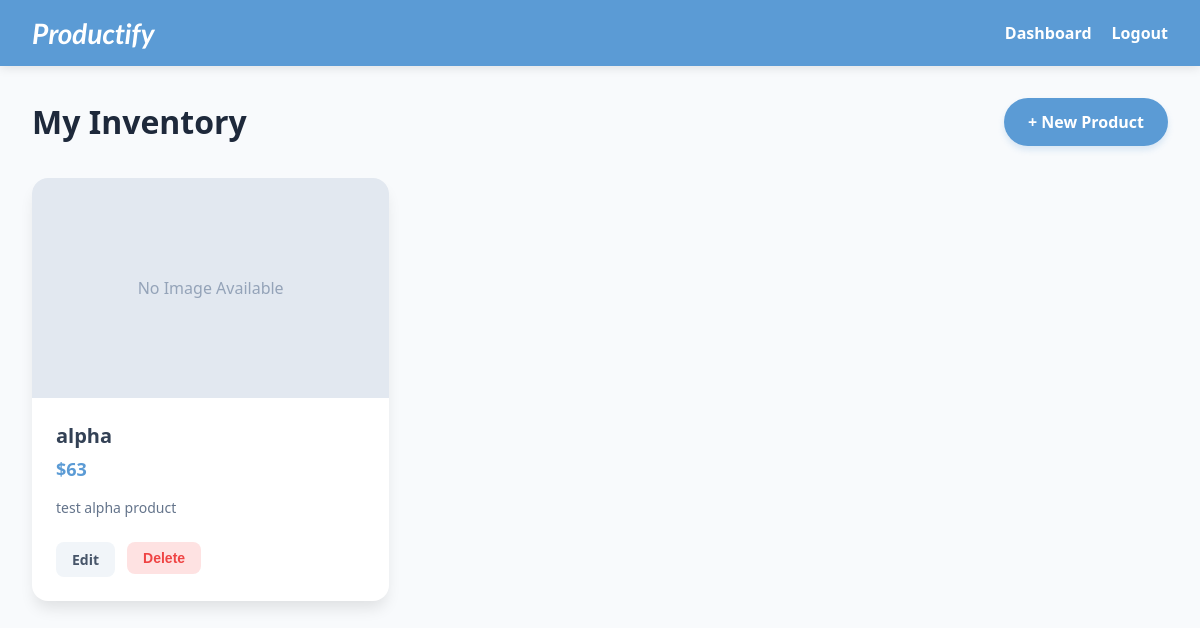
Before: /my_products/ (signed in) with the older database file.
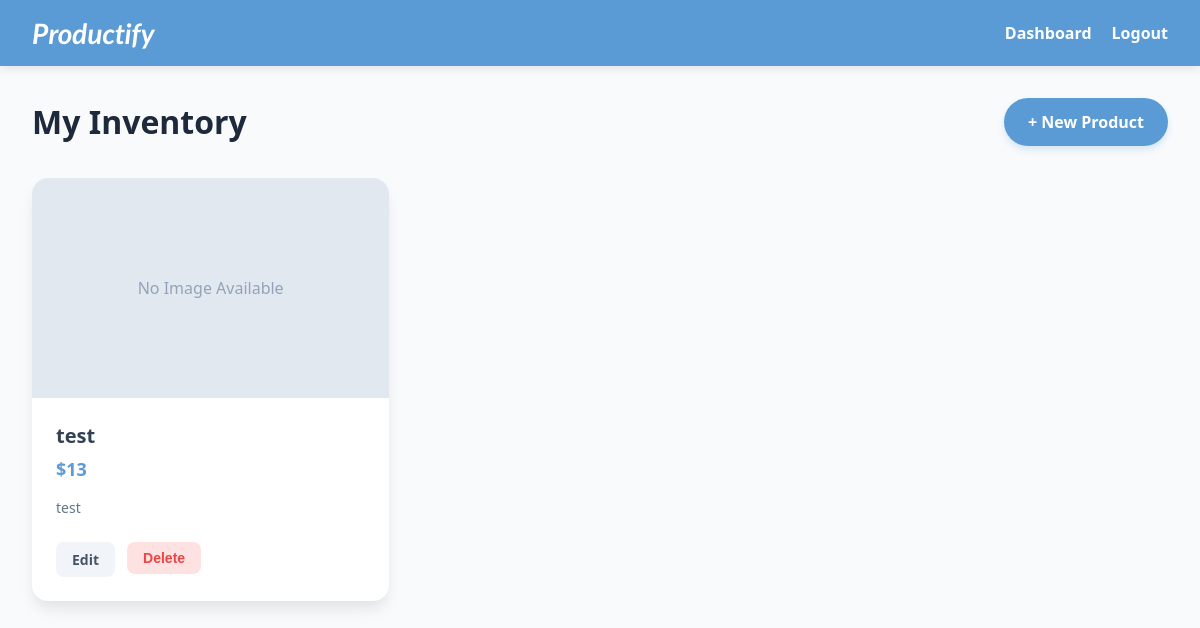
After: the same page with the newer database file.
### products/models.py (models this page shows, shortened)
class Product(models.Model):
    owner = models.ForeignKey(User, on_delete=models.CASCADE)
    name = models.CharField(max_length=100)
    image =models.ImageField(
        upload_to='products/',
        null=True,
        blank=True
    )
    price = models.IntegerField()
    description = models.TextField()
    email = models.EmailField()
    created_at = models.DateTimeField(auto_now_add=True)

### products/views.py (the view)
# urls.py: path('my_products/', views.my_products, name='myproduct'),
@login_required
def my_products(request):
    products = Product.objects.filter(owner=request.user).order_by("-created_at")
    return render(request, "myproducts.html", {"products": products})

### products/templates/myproducts.html (shortened to what this page needs)
<!DOCTYPE html>
<html lang="en">
<head>
</head>
<body>
    <nav class="navbar">
        <a href="{% url 'home' %}" class="brand">Productify</a>
        <div style="display: flex; align-items: center; gap: 20px;">
            <a href="{% url 'home' %}" style="color: white; text-decoration: none; font-weight: 600;">Dashboard</a>
            <a href="{% url 'logout' %}" style="color: white; text-decoration: none; font-weight: 600;">Logout</a>
        </div>
    </nav>
    <div class="main-container">
        <div class="header-bar">
            <h1 style="margin: 0;">My Inventory</h1>
            <a href="{% url 'create' %}" class="btn-add">+ New Product</a>
        </div>
        {% if products %}
            <div class="product-grid">
                {% for product in products %}
                    <div class="product-card">
                        {% if product.image %}
                            <img src="{{ product.image.url }}" alt="{{ product.name }}" class="product-image">
                        {% else %}
                            <div class="product-image" style="display: flex; align-items: center; justify-content: center; color: #94a3b8;">
                                No Image Available
                            </div>
                        {% endif %}
                        <div class="product-details">
                            <h2 class="product-name">{{ product.name }}</h2>
                            <div class="product-price">${{ product.price }}</div>
                            <p class="product-description">{{ product.description|truncatewords:20 }}</p>
                            <div class="actions">
                                <a href="{% url 'edit_product' product.id %}" class="btn-action btn-edit">Edit</a>
                                <form action="{% url 'delete_product' product.id %}" method="POST" onsubmit="return confirm('Delete this product?')">
                                    <button type="submit" class="btn-action btn-delete">Delete</button>
                                </form>
                            </div>
                        </div>
                    </div>
                {% endfor %}
            </div>
        {% else %}
            <div style="text-align: center; padding: 100px 0;">
                <p style="font-size: 1.25rem; color: #94a3b8;">You haven't listed any products yet.</p>
                <a href="{% url 'create' %}" style="color: #5B9BD5; font-weight: bold;">Create your first product</a>
            </div>
        {% endif %}
    </div>
</body>
</html>

Changed rows visible on the page:
removed Product: shows "No Image Available", name "alpha", price "63", description "test alpha product"
now on this page (row edited): Product: shows "No Image Available", name "test", price "13", description "test"
